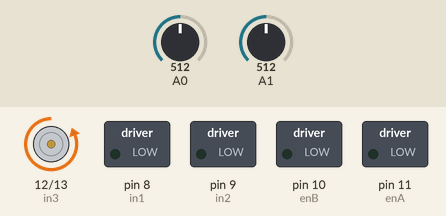
Bench run of a sketch on a simulated Arduino Uno, built with avr-gcc and run on an emulated ATmega328P. Shown: motor-driver pin pairs drawn as motors (green arrow = first pin HIGH = forward, orange = second pin HIGH = backward, longer = more drive), switched loads named in the sketch (green lamp = pin HIGH). The test bench sets the inputs (shaded band); at power-on: A0 = 512, A1 = 512. What the sketch prints to the serial monitor is not drawn.

Above: at 0.5 s.
Timing chart, 0 to 4.8 s (numbered marks = the images above):
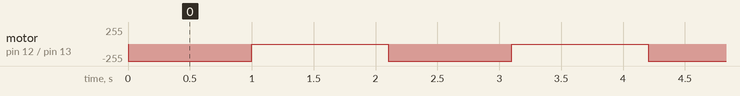

The sketch:

basic_programs.ino
```cpp
//replace this with the pins you're actually using
#define enA 11
#define in1 8
#define in2 9
#define in3 12
#define in4 13
#define enB 10
void setup() {
  //motor controller stuff
  pinMode(enA, OUTPUT);
  pinMode(in1, OUTPUT);
  pinMode(in2, OUTPUT);
  pinMode(in3, OUTPUT);
  pinMode(in4, OUTPUT);
  pinMode(enB, OUTPUT);

  //onboard led setup (this is like for the blink program thing you do when you are just setting up the uno)
  pinMode(LED_BUILTIN, OUTPUT);

  //set up serial monitor
  Serial.begin(9600);
}
void loop() {
  //this sets up the variables that hold ur position.
  //This assumes that you are looking straight on at the robot, like the wires coming out of the joystick are pointing out at the robot, and then x is left and right and
  //y is towards the robot and then -y is back away from the robot
  float x_pos = (analogRead(A0)  - 512)*-1;
  float y_pos = (analogRead(A1) - 512)*-1;
  //this guy tells you if the joystick is "at rest" because when at rest, due to calibration issues, it will NOT rest at 0/0
  bool joystick_at_rest = false;

  //can use these to print out joystick x/y
  //Serial.print("X: ");
  //Serial.println(x_pos);
  //Serial.print(" Y: ");
  //Serial.println(y_pos); // Print and move to a new line

  //gives ya the angle ur at. ranges from 0 to 360 because of some stuff i did
  float angle_rad = atan2(y_pos, x_pos);

  //doublechecks if the joystick is at rest or not
  if (abs(x_pos)<15 && abs(y_pos)<15) {
    joystick_at_rest = true;
  }
  Serial.print(" Is Joystick at rest: ");
  Serial.println(joystick_at_rest);

  float angle_deg = angle_rad * (180.0 / PI);
  //this if statement makes it so that instead of having this wierd range of -180 degrees to 180 degrees, it's just 0 -> 360, like the way you learned in trig
  if (angle_deg<0) {
    float new_angle = 360 - fabs(angle_deg);
    angle_deg = new_angle;
  }
  digitalWrite(LED_BUILTIN, HIGH);  // turn the LED on (HIGH is the voltage level)
  delay(1000);                      // wait for a second
  digitalWrite(LED_BUILTIN, LOW);   // turn the LED off by making the voltage LOW
  delay(1000);                      // wait for a second

  //Serial.print(" Angle: ");
  //Serial.println(angle_deg); // Print the calculated angle in degrees

  delay(100);

}
```

Measured:
- by itself, motor on pin 12 (in3) / pin 13 (in4): alternates backward 255/255 for 1.0 s and stopped for 1.1 s
